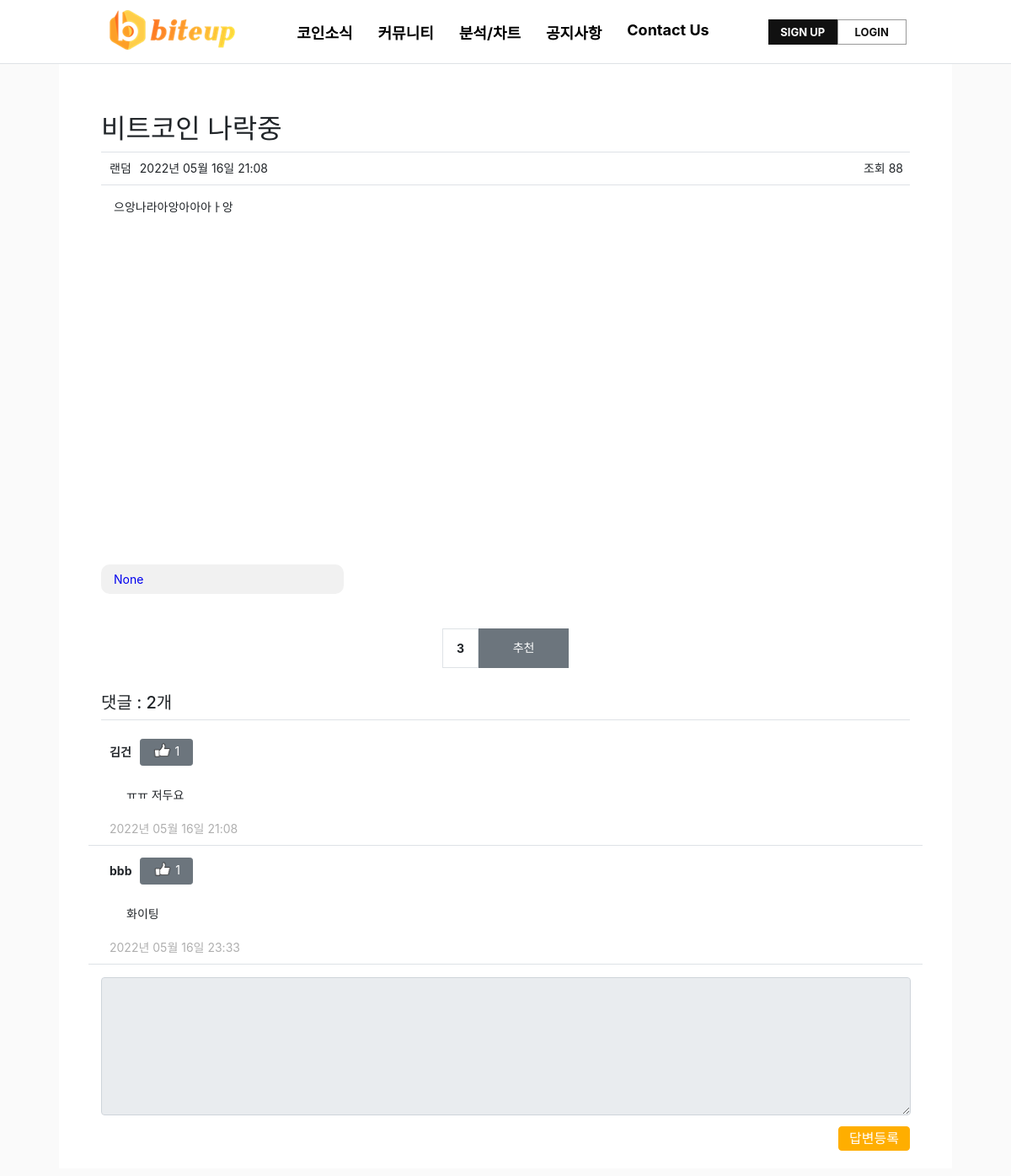
Page /community/detail/5/ (upper part) on the earlier database version.
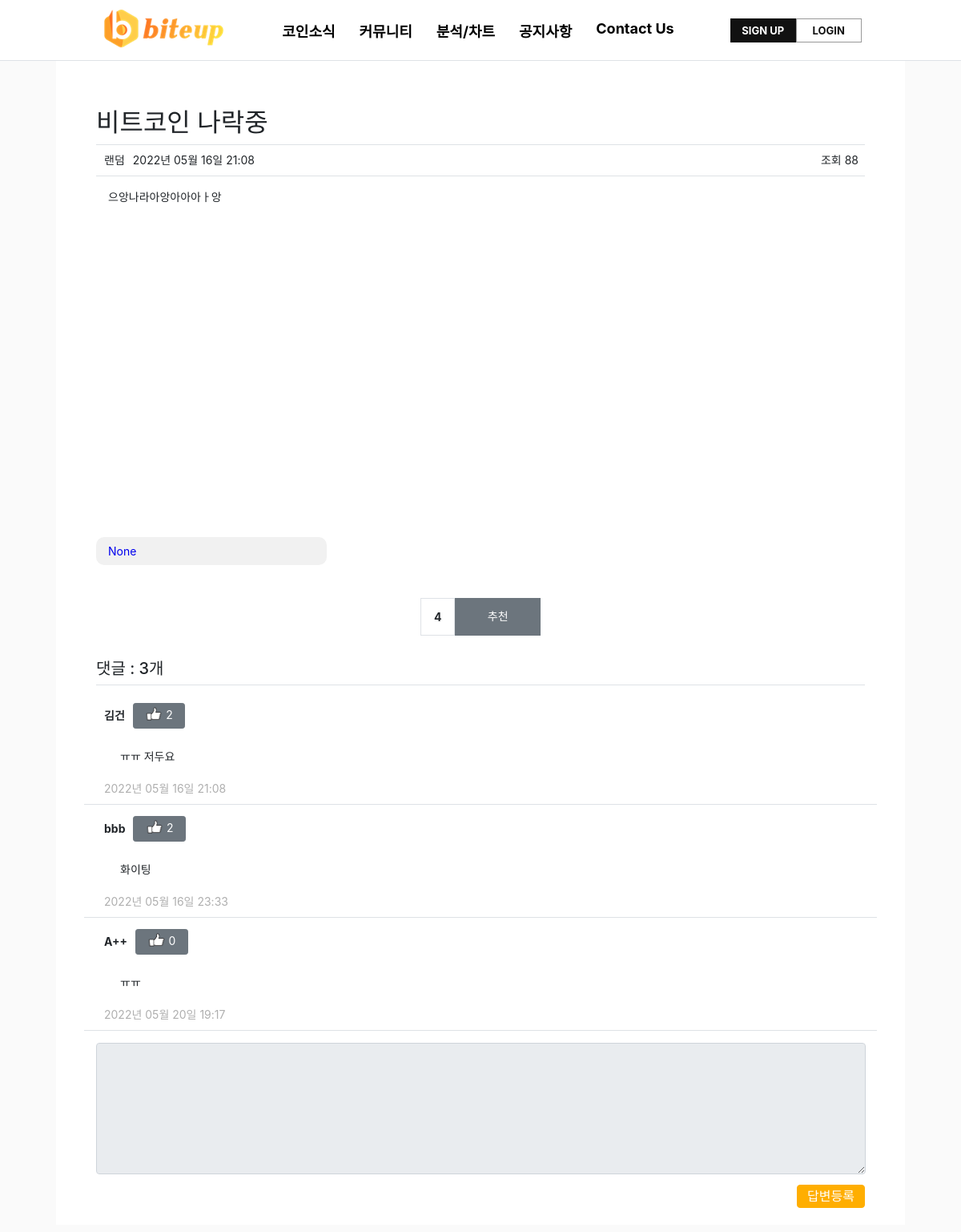
Same page on the later database version.
### pybo/models.py (models this page shows)
class Answer(db.Model):
    id = db.Column(db.Integer, primary_key=True)
    community_id = db.Column(db.Integer, db.ForeignKey('community.id', ondelete='CASCADE'))
    community = db.relationship('Community', backref=db.backref('answer_set'))
    content = db.Column(db.Text(), nullable=False)
    create_date = db.Column(db.DateTime(), nullable=False)
    user_id = db.Column(db.Integer, db.ForeignKey('user.id', ondelete='CASCADE'), nullable=False, server_default='1')
    user = db.relationship('User', backref=db.backref('answer_set'))
    modify_date = db.Column(db.DateTime(), nullable=True)
    voter = db.relationship('User', secondary=answer_voter, backref=db.backref('answer_voter_set'))

class User(db.Model):
    id = db.Column(db.Integer, primary_key=True)
    username = db.Column(db.String(150), unique=True, nullable=False)
    password = db.Column(db.String(200), nullable=False)
    email = db.Column(db.String(120), unique=True, nullable=False)
    passwd_answer = db.Column(db.String(200), unique=True, nullable=False)
    location = db.Column(db.String(64), nullable=False)
    about_me = db.Column(db.Text(), nullable=False)
    create_date = db.Column(db.DateTime(), nullable=False)

### pybo/views/community_views.py (the view)
@bp.route('/detail/<int:community_id>/')
def detail(community_id):
    form = AnswerForm()
    community = Community.query.get_or_404(community_id)
    return render_template('community/community_detail.html', community=community, form=form)

### pybo/forms.py
class AnswerForm(FlaskForm):
    content = TextAreaField('내용', validators=[DataRequired('내용은 필수입력 항목입니다.')])

### pybo/filter.py (called while the page is built)
def format_datetime(value, fmt='%Y년 %m월 %d일 %H:%M'):
    return value.strftime(fmt)

### pybo/views/auth_views.py (called while the page is built)
@bp.before_app_request
def load_logged_in_user():
    user_id = session.get('user_id')
    if user_id is None:
        g.user = None
    else:
        g.user = User.query.get(user_id)

### pybo/templates/community/community_detail.html (shortened to what this page needs)
{% extends 'base.html' %}
{% block content %}
<div id="container my-3">
    <div id="contents" class="div-board create">
        <div class="container-warp list">
            <h2 class="border-bottom py-2">{{ community.subject }}</h2>
            <div class="border-bottom user">
                <div class="left-border">
                    <div class="border-username">{{ community.user.username }}</div>
                    <div class="border-date">{{ community.create_date|datetime }}</div>
                </div>
                <div class="border-customers">
                    <span>조회 88</span>
                </div>
            </div>
            <div class="row my-3">
                <div class="col-11">
                    <div class="card">
                        <div class="card-body">
                            <div class="card-text" style="white-space: pre-line;">{{ community.content }}</div>
                        </div>
                    </div>
                    <div class="card-file">
                        <a href="/community/file_download/{{ community.file }}">
                            <div class="card-file-body">{{ community.file }}</div>
                        </a>
                    </div>
                </div>
            </div>
            <div class="voter-box">
                <div class="bg-light text-center p-3 border font-weight-bolder mb-1">{{
                    community.voter|length }}
                </div>
                <a data-uri="{{ url_for('vote.community', community_id=community.id) }}"
                   class="recommend btn btn-sm btn-secondary btn-block my-1">추천</a>
            </div>
            <h5 class="border-bottom my-3 py-2">댓글 : {{ community.answer_set|length }}개</h5>
            {% for answer in community.answer_set %}
            <div class="border-bottom row my-33">
                <div class="col-11">
                    <div class="card my-3">
                        <div class="mb-2">
                            <div style="font-weight:bold">{{ answer.user.username }}</div>
                            <div style="margin-left:10px">
                                <a id="goodButton" class="recommend btn btn-sm btn-secondary btn-block my-1"
                                   data-uri="{{ url_for('vote.answer', answer_id=answer.id) }}">
                            <span class="voter-number">
                                <img src="/static/good.png" style="height:17px;padding-bottom:5px;"/>
                                {{ answer.voter|length }}</span>
                                </a>
                            </div>
                        </div>
                        <div class="card-body">
                            <div class="card-text" style="white-space: pre-line;">{{ answer.content }}</div>
                        </div>
                        <div style="color:#afafaf">{{ answer.create_date|datetime }}</div>
                    </div>
                </div>
            </div>
            {% endfor %}
            <form action="{{ url_for('answer.create', community_id=community.id) }}" method="post" class="my-3">
                <div class="form-group">
            <textarea {% if not g.user %}disabled{% endif %}
                      name="content" id="content" class="form-control" rows="10"></textarea>
                </div>
                <input type="submit" value="답변등록" class="btn btn-primary">
            </form>
        </div>
    </div>
</div>
{% endblock %}

Differences in the rows shown:
computed for Answer "ㅠㅠ 저두요": voter|length "1" → "2"
computed for Answer "화이팅": voter|length "1" → "2"
added Answer: user.username "A++", voter|length "0", content "ㅠㅠ", create_date "2022년 05월 20일 19:17"
Other differences:
{{ community.voter|length }}: "3" → "4"
{{ community.answer_set|length }}: "2" → "3"
